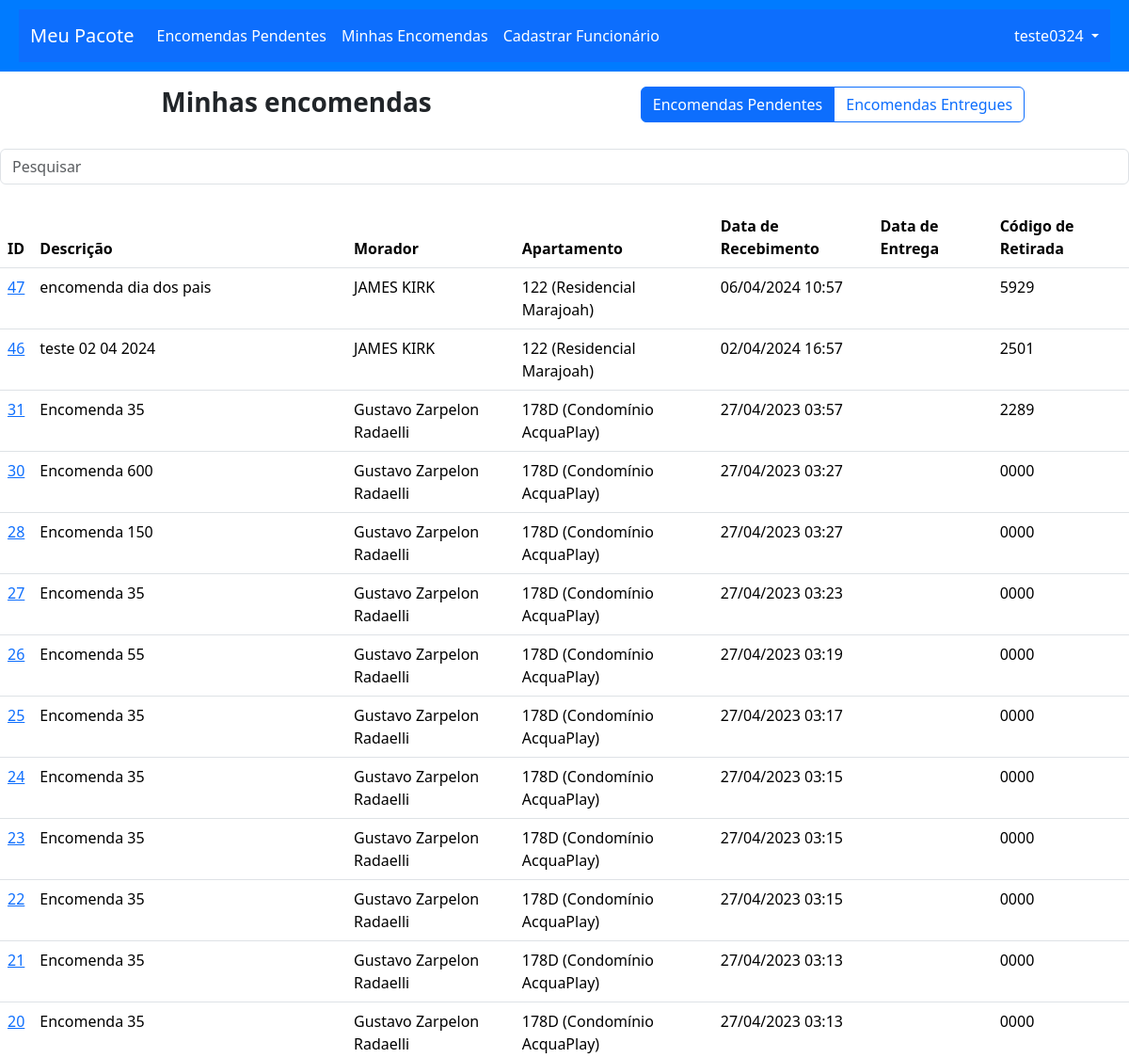
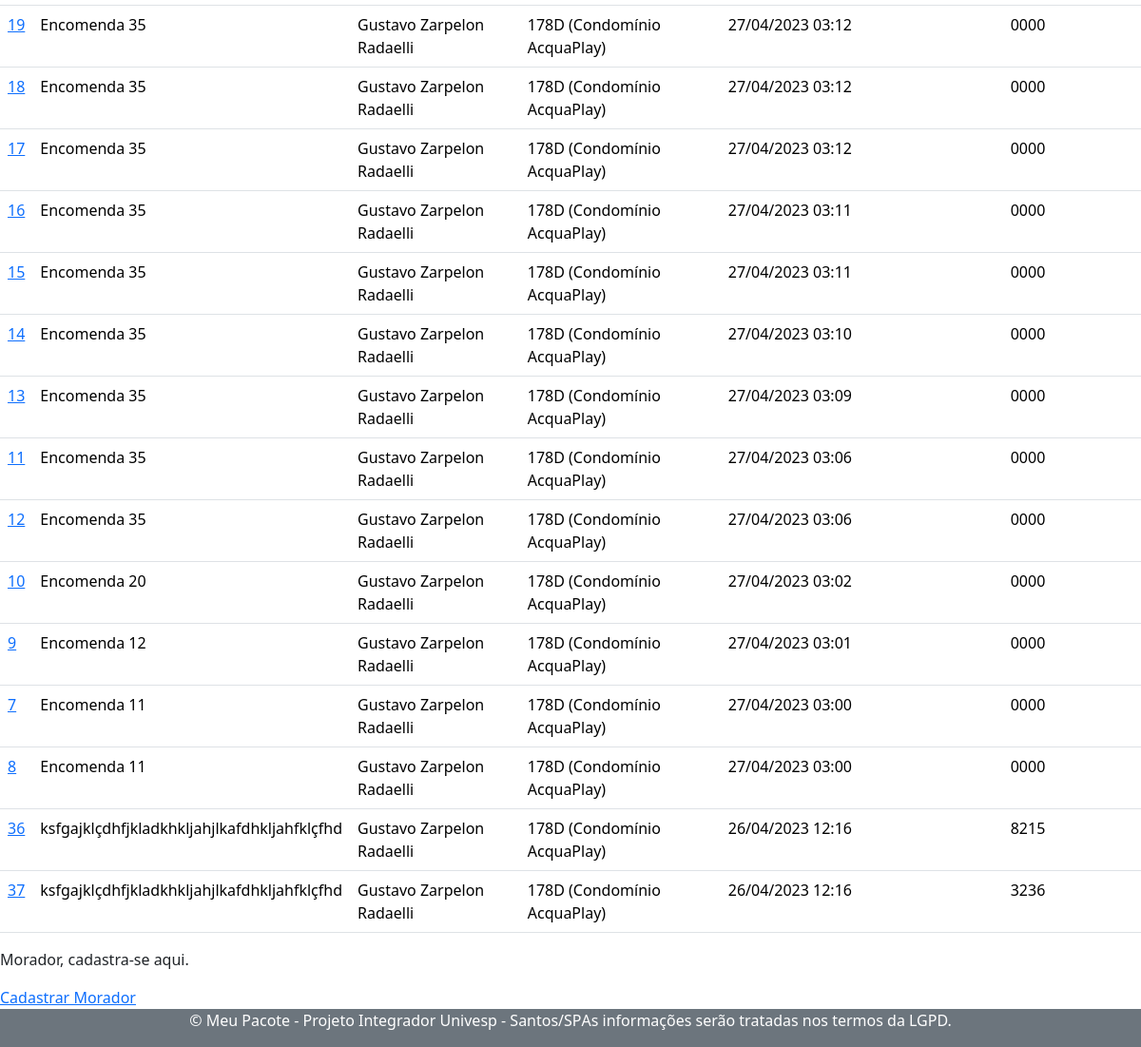
The page /minhas_encomendas/ (signed in) on the database its author committed (2 pictures, top to bottom).
### app_meu_pacote/models.py (models this page shows, shortened)
class Encomenda(models.Model):
    id = models.AutoField(primary_key=True)
    morador = models.ForeignKey(Morador, on_delete=models.CASCADE)
    descricao = models.CharField(max_length=100)
    data_hora_recebimento = models.DateTimeField()
    data_hora_entrega = models.DateTimeField(blank=True, null=True)
    codigo_retirada = models.CharField(max_length=4, default='0000')
    funcionario_recebimento = models.ForeignKey(Funcionario, on_delete=models.CASCADE, related_name='funcionario_recebimento')
    funcionario_entrega = models.ForeignKey(Funcionario, on_delete=models.CASCADE, related_name='funcionario_entrega', blank=True, null=True)

class Morador(models.Model):
    user = models.OneToOneField(User, on_delete=models.CASCADE)
    nome = models.CharField(max_length=100)
    apartamento = models.ForeignKey('Apartamento', on_delete=models.CASCADE, related_name='moradores')
    email = models.EmailField()
    telefone = models.CharField(max_length=20)

class Apartamento(models.Model):
    id = models.AutoField(primary_key=True)
    numero = models.CharField(max_length=10)
    condominio = models.ForeignKey(Condominio, on_delete=models.CASCADE, related_name='apartamentos')
    def __str__(self):
        return f"{self.numero} ({self.condominio})"

class Condominio(models.Model):
    id = models.AutoField(primary_key=True)
    nome = models.CharField(max_length=100)
    endereco = models.CharField(max_length=100)
    telefone = models.CharField(max_length=20)
    email = models.EmailField()
    def __str__(self) -> str:
        return self.nome

### app_meu_pacote/views.py (the view)
# urls.py: path('minhas_encomendas/', app_meu_pacote_views.minhas_encomendas, name='minhas_encomendas'),
def minhas_encomendas(request):
    if not request.user.is_authenticated:
        return redirect('index') # issue ---> precisa redirecionar para a página de login
    encomendas = Encomenda.objects.all().order_by('data_hora_recebimento').reverse()
    moradores = Morador.objects.all()
    context = {'encomendas': encomendas, 'moradores': moradores}
    return render(request, 'minhas_encomendas.html', context)

### app_meu_pacote/templates/minhas_encomendas.html (shortened to what this page needs)
{% extends 'base.html' %}
{% block content %}
<div class="container mt-3">
  <div class="row">
    <div class="col order-first text-center">
      <h3 class="text-center fw-bold">Minhas encomendas</h3>
    </div>
    <div class="col order-last text-center">
      <div class="btn-group" role="group" aria-label="Basic radio toggle button group">
        <label class="btn btn-outline-primary" for="btnradio1">Encomendas Pendentes</label>
        <label class="btn btn-outline-primary" for="btnradio2">Encomendas Entregues</label>
      </div>
    </div>
  </div>
</div>
<br>
{% if encomendas %}
<input class="form-control" id="myInput" type="text" placeholder="Pesquisar">
<br>
<table class="table">
  <thead>
    <tr>
      <th>ID</th>
      <th>Descrição</th>
      <th>Morador</th>
      <th>Apartamento</th>
      <th>Data de Recebimento</th>
      <th>Data de Entrega</th>
      <th>Código de Retirada</th>
    </tr>
  </thead>
  <tbody>
    {% for encomenda in encomendas %}
    <tr>
        <td><a href="/encomenda/{{encomenda.id}}">{{ encomenda.id }}</td>
        <td>{{ encomenda.descricao }}</td>
        <td>{{ encomenda.morador.nome }}</td>
        <td>{{ encomenda.morador.apartamento }}</td>
        <td>{{ encomenda.data_hora_recebimento|date:'d/m/Y H:i' }}</td>
        {% if encomenda.data_hora_entrega %}
        <td>{{ encomenda.data_hora_entrega|date:'d/m/Y H:i' }}</td>
        {% else %}
        <td></td>
        {% endif %}
        <td>{{ encomenda.codigo_retirada }}</td>
    </tr>
    {% endfor %}
  </tbody>
</table>
{% else %}
<p>Não há encomendas pendentes no momento.</p>
{% endif %}
{% endblock %}

### app_meu_pacote/templates/base.html (shortened to what this page needs)
{% load static %}
<!DOCTYPE html>
<html lang="pt-br">
<head>
  <link rel="stylesheet" href="{% static 'css/styles.css' %}">
  {% block head %}
  {% load bootstrap5 %}
  {% bootstrap_css %}
  {% endblock %}
</head>
<body>
  <header>
    <nav class="navbar navbar-expand-lg navbar-dark bg-primary">
      <div class="container-fluid">
        <a class="navbar-brand" href="..">Meu Pacote</a>
        <div class="collapse navbar-collapse" id="navbarSupportedContent">
          <ul class="navbar-nav me-auto mb-2 mb-lg-0">
            <li class="nav-item">
              <a class="nav-link active" href="/encomendas_pendentes">Encomendas Pendentes</a>
            </li>
            <li class="nav-item">
              <a class="nav-link active" href="/minhas_encomendas">Minhas Encomendas</a>
            </li>
            <li class="nav-item">
              <a class="nav-link active" href="/cadastrar_funcionario">Cadastrar Funcionário</a>
            </li>
          </ul>
          {% if user.is_authenticated %}
          <li class="nav-item dropdown d-flex">
            <a class="nav-link dropdown-toggle text-white me-auto" href="#" id="navbarDropdown" role="button" data-bs-toggle="dropdown" aria-expanded="false">
              {{ user.username }}
            </a>
          </li>
          {% endif %}
        </div>
      </div>
    </nav>
  </header>
  <main>
    {% block content %}
    {% endblock %}
  </main>
  <p>Morador, cadastra-se aqui.</p>
    <a href="{% url 'register_morador' %}">Cadastrar Morador</a>
  <footer>
    <p class="text-center">&copy; Meu Pacote - Projeto Integrador Univesp - Santos/SP</p>
    <p class="text-center">As informa&ccedil;&otilde;es ser&atilde;o tratadas nos termos da LGPD.</p>
  </footer>
</body>
</html>

### app_meu_pacote/static/css/styles.css (style rules this page uses)
:root { --primary-color: #007bff; --secondary-color: #6c757d; --font-family: 'Arial', sans-serif; --footer-height: 100px; }
* { margin: 0; padding: 0; box-sizing: border-box; }
html, body { height: 100%; margin: 0; padding: 0; display: flex; flex-direction: column; }
a { color: var(--primary-color); text-decoration: none; }
header { background: var(--primary-color); color: #fff; padding: 10px 20px; text-align: center; }
footer { background: var(--secondary-color); color: #fff; height: var(--footer-height); display: flex; justify-content: center; align-items: center; width: 100%; }
.text-center { text-align: center; }

### rows shown on the page
Encomenda: id "47", descricao "encomenda dia dos pais", morador.nome "JAMES KIRK", morador.apartamento "122 (Residencial Marajoah)", data_hora_recebimento "06/04/2024 10:57", codigo_retirada "5929"
Encomenda: id "46", descricao "teste 02 04 2024", morador.nome "JAMES KIRK", morador.apartamento "122 (Residencial Marajoah)", data_hora_recebimento "02/04/2024 16:57", codigo_retirada "2501"
Encomenda: id "31", descricao "Encomenda 35", morador.nome "Gustavo Zarpelon Radaelli", morador.apartamento "178D (Condomínio AcquaPlay)", data_hora_recebimento "27/04/2023 03:57", codigo_retirada "2289"
Encomenda: id "30", descricao "Encomenda 600", morador.nome "Gustavo Zarpelon Radaelli", morador.apartamento "178D (Condomínio AcquaPlay)", data_hora_recebimento "27/04/2023 03:27", codigo_retirada "0000"
Encomenda: id "28", descricao "Encomenda 150", morador.nome "Gustavo Zarpelon Radaelli", morador.apartamento "178D (Condomínio AcquaPlay)", data_hora_recebimento "27/04/2023 03:27", codigo_retirada "0000"
Encomenda: id "27", descricao "Encomenda 35", morador.nome "Gustavo Zarpelon Radaelli", morador.apartamento "178D (Condomínio AcquaPlay)", data_hora_recebimento "27/04/2023 03:23", codigo_retirada "0000"
Encomenda: id "26", descricao "Encomenda 55", morador.nome "Gustavo Zarpelon Radaelli", morador.apartamento "178D (Condomínio AcquaPlay)", data_hora_recebimento "27/04/2023 03:19", codigo_retirada "0000"
Encomenda: id "25", descricao "Encomenda 35", morador.nome "Gustavo Zarpelon Radaelli", morador.apartamento "178D (Condomínio AcquaPlay)", data_hora_recebimento "27/04/2023 03:17", codigo_retirada "0000"
Encomenda: id "24", descricao "Encomenda 35", morador.nome "Gustavo Zarpelon Radaelli", morador.apartamento "178D (Condomínio AcquaPlay)", data_hora_recebimento "27/04/2023 03:15", codigo_retirada "0000"
Encomenda: id "23", descricao "Encomenda 35", morador.nome "Gustavo Zarpelon Radaelli", morador.apartamento "178D (Condomínio AcquaPlay)", data_hora_recebimento "27/04/2023 03:15", codigo_retirada "0000"
Encomenda: id "22", descricao "Encomenda 35", morador.nome "Gustavo Zarpelon Radaelli", morador.apartamento "178D (Condomínio AcquaPlay)", data_hora_recebimento "27/04/2023 03:15", codigo_retirada "0000"
Encomenda: id "21", descricao "Encomenda 35", morador.nome "Gustavo Zarpelon Radaelli", morador.apartamento "178D (Condomínio AcquaPlay)", data_hora_recebimento "27/04/2023 03:13", codigo_retirada "0000"
Encomenda: id "20", descricao "Encomenda 35", morador.nome "Gustavo Zarpelon Radaelli", morador.apartamento "178D (Condomínio AcquaPlay)", data_hora_recebimento "27/04/2023 03:13", codigo_retirada "0000"
Encomenda: id "19", descricao "Encomenda 35", morador.nome "Gustavo Zarpelon Radaelli", morador.apartamento "178D (Condomínio AcquaPlay)", data_hora_recebimento "27/04/2023 03:12", codigo_retirada "0000"
Encomenda: id "18", descricao "Encomenda 35", morador.nome "Gustavo Zarpelon Radaelli", morador.apartamento "178D (Condomínio AcquaPlay)", data_hora_recebimento "27/04/2023 03:12", codigo_retirada "0000"
Encomenda: id "17", descricao "Encomenda 35", morador.nome "Gustavo Zarpelon Radaelli", morador.apartamento "178D (Condomínio AcquaPlay)", data_hora_recebimento "27/04/2023 03:12", codigo_retirada "0000"
Encomenda: id "16", descricao "Encomenda 35", morador.nome "Gustavo Zarpelon Radaelli", morador.apartamento "178D (Condomínio AcquaPlay)", data_hora_recebimento "27/04/2023 03:11", codigo_retirada "0000"
Encomenda: id "15", descricao "Encomenda 35", morador.nome "Gustavo Zarpelon Radaelli", morador.apartamento "178D (Condomínio AcquaPlay)", data_hora_recebimento "27/04/2023 03:11", codigo_retirada "0000"
Encomenda: id "14", descricao "Encomenda 35", morador.nome "Gustavo Zarpelon Radaelli", morador.apartamento "178D (Condomínio AcquaPlay)", data_hora_recebimento "27/04/2023 03:10", codigo_retirada "0000"
Encomenda: id "13", descricao "Encomenda 35", morador.nome "Gustavo Zarpelon Radaelli", morador.apartamento "178D (Condomínio AcquaPlay)", data_hora_recebimento "27/04/2023 03:09", codigo_retirada "0000"
Encomenda: id "11", descricao "Encomenda 35", morador.nome "Gustavo Zarpelon Radaelli", morador.apartamento "178D (Condomínio AcquaPlay)", data_hora_recebimento "27/04/2023 03:06", codigo_retirada "0000"
Encomenda: id "12", descricao "Encomenda 35", morador.nome "Gustavo Zarpelon Radaelli", morador.apartamento "178D (Condomínio AcquaPlay)", data_hora_recebimento "27/04/2023 03:06", codigo_retirada "0000"
Encomenda: id "10", descricao "Encomenda 20", morador.nome "Gustavo Zarpelon Radaelli", morador.apartamento "178D (Condomínio AcquaPlay)", data_hora_recebimento "27/04/2023 03:02", codigo_retirada "0000"
Encomenda: id "9", descricao "Encomenda 12", morador.nome "Gustavo Zarpelon Radaelli", morador.apartamento "178D (Condomínio AcquaPlay)", data_hora_recebimento "27/04/2023 03:01", codigo_retirada "0000"
Encomenda: id "7", descricao "Encomenda 11", morador.nome "Gustavo Zarpelon Radaelli", morador.apartamento "178D (Condomínio AcquaPlay)", data_hora_recebimento "27/04/2023 03:00", codigo_retirada "0000"
Encomenda: id "8", descricao "Encomenda 11", morador.nome "Gustavo Zarpelon Radaelli", morador.apartamento "178D (Condomínio AcquaPlay)", data_hora_recebimento "27/04/2023 03:00", codigo_retirada "0000"
Encomenda: id "36", descricao "ksfgajklçdhfjkladkhkljahjlkafdhkljahfklçfhd", morador.nome "Gustavo Zarpelon Radaelli", morador.apartamento "178D (Condomínio AcquaPlay)", data_hora_recebimento "26/04/2023 12:16", codigo_retirada "8215"
Encomenda: id "37", descricao "ksfgajklçdhfjkladkhkljahjlkafdhkljahfklçfhd", morador.nome "Gustavo Zarpelon Radaelli", morador.apartamento "178D (Condomínio AcquaPlay)", data_hora_recebimento "26/04/2023 12:16", codigo_retirada "3236"

### other values the page prints
{{ user.username }} "teste0324"
